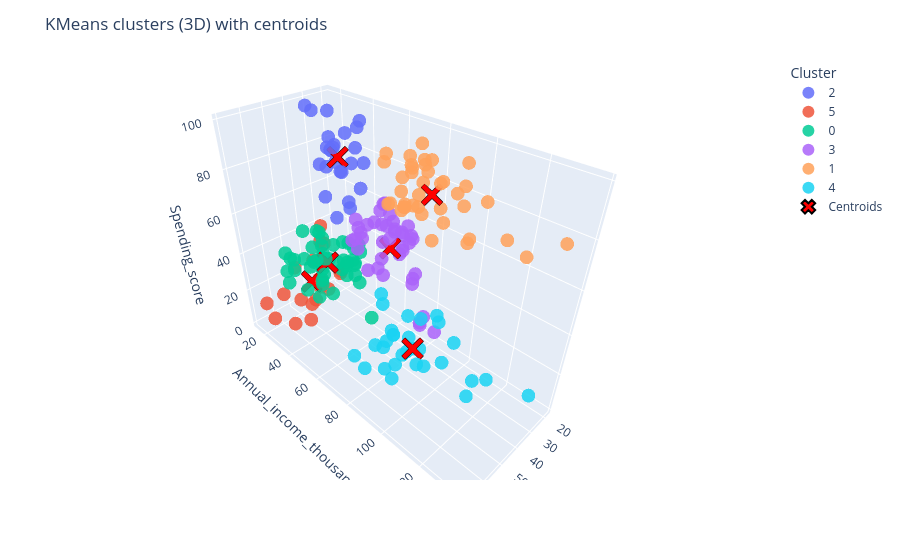

Source (notebook cell):
### Markdown cell above
## 5.3 Plot clusters

### Code cell
import plotly.graph_objects as go
import plotly.express as px

# plot dataframe
plot_df = pd.DataFrame(df_original, columns=FEATURE_COLS).assign(
    cluster=clusters.astype(str)
)

# points
fig = px.scatter_3d(
    plot_df,
    x=FEATURE_COLS[0],
    y=FEATURE_COLS[1],
    z=FEATURE_COLS[2],
    color="cluster",
    opacity=0.85,
)

# centroids
fig.add_trace(go.Scatter3d(
    x=centers[:, 0],
    y=centers[:, 1],
    z=centers[:, 2],
    mode="markers",
    marker=dict(
        size=8,
        symbol="x",
        color="red",
        line=dict(width=2, color="black")
    ),
    name="Centroids"
))

fig.update_layout(
    title="KMeans clusters (3D) with centroids",
    scene=dict(
        xaxis_title=FEATURE_COLS[0],
        yaxis_title=FEATURE_COLS[1],
        zaxis_title=FEATURE_COLS[2],
    ),
    legend=dict(
        title="Cluster",
        itemsizing="constant",
        x=1.15,
        y=1,
        xanchor="left",
        yanchor="top"
    ),
    margin=dict(r=180)
)

fig.show()
fig.write_html(f"{PROJECT_DIR}/reports/figures/KMeans_clusters_3d.html", include_plotlyjs="cdn")

### Figure 1 — Plotly figure (JSON) as saved in the notebook; plotly's stock layout.template omitted (floating-point values rounded to 4 significant figures)
{"data": [{"hovertemplate": "cluster=2<br>Age=%{x}<br>Annual_income_thousands=%{y}<br>Spending_score=%{z}<extra></extra>", "legendgroup": "2", "marker": {"color": "#636efa", "opacity": 0.85, "symbol": "circle"}, "mode": "markers", "name": "2", "scene": "scene", "showlegend": true, "type": "scatter3d", "x": [19, 21, 23, 22, 23, 30, 35, 24, 22, 20, 35, 25, 31, 29, 35, 23, 21, 18, 21, 30, 20, 24, 31, 24, 33], "y": [15, 15, 16, 17, 18, 19, 19, 20, 20, 21, 23, 24, 25, 28, 28, 29, 30, 33, 33, 34, 37, 38, 39, 39, 42], "z": [39, 81, 77, 76, 94, 72, 99, 77, 79, 66, 98, 73, 73, 82, 61, 87, 73, 92, 81, 73, 75, 92, 61, 65, 60]}, {"hovertemplate": "cluster=5<br>Age=%{x}<br>Annual_income_thousands=%{y}<br>Spending_score=%{z}<extra></extra>", "legendgroup": "5", "marker": {"color": "#EF553B", "opacity": 0.85, "symbol": "circle"}, "mode": "markers", "name": "5", "scene": "scene", "showlegend": true, "type": "scatter3d", "x": [20, 31, 35, 64, 67, 58, 37, 35, 52, 35, 46, 54, 45, 40, 60, 53, 49, 42, 36, 48, 49], "y": [16, 17, 18, 19, 19, 20, 20, 21, 23, 24, 25, 28, 28, 29, 30, 33, 33, 34, 37, 39, 39], "z": [6, 40, 6, 3, 14, 15, 13, 35, 29, 35, 5, 14, 32, 31, 4, 4, 14, 17, 26, 36, 28]}, {"hovertemplate": "cluster=0<br>Age=%{x}<br>Annual_income_thousands=%{y}<br>Spending_score=%{z}<extra></extra>", "legendgroup": "0", "marker": {"color": "#00cc96", "opacity": 0.85, "symbol": "circle"}, "mode": "markers", "name": "0", "scene": "scene", "showlegend": true, "type": "scatter3d", "x": [65, 50, 49, 59, 50, 47, 51, 69, 53, 70, 67, 54, 63, 43, 68, 70, 47, 60, 60, 59, 45, 49, 57, 67, 46, 48, 55, 50, 68, 48, 47, 48, 49, 67, 49, 66, 54, 68, 66, 65, 63, 49, 51, 50, 56], "y": [38, 40, 42, 43, 43, 43, 44, 44, 46, 46, 47, 47, 48, 48, 48, 49, 49, 50, 50, 54, 54, 54, 54, 54, 54, 54, 57, 58, 59, 60, 60, 61, 62, 62, 62, 63, 63, 63, 63, 63, 65, 65, 67, 67, 79], "z": [35, 55, 52, 60, 45, 41, 50, 46, 46, 56, 52, 59, 51, 50, 48, 55, 42, 49, 56, 47, 53, 42, 51, 41, 44, 46, 58, 46, 55, 49, 47, 42, 48, 59, 56, 50, 46, 43, 48, 52, 43, 59, 43, 57, 35]}, {"hovertemplate": "cluster=3<br>Age=%{x}<br>Annual_income_thousands=%{y}<br>Spending_score=%{z}<extra></extra>", "legendgroup": "3", "marker": {"color": "#ab63fa", "opacity": 0.85, "symbol": "circle"}, "mode": "markers", "name": "3", "scene": "scene", "showlegend": true, "type": "scatter3d", "x": [27, 29, 31, 31, 27, 19, 18, 19, 32, 26, 40, 23, 38, 21, 22, 34, 18, 40, 32, 24, 27, 20, 23, 26, 21, 19, 38, 19, 18, 19, 27, 38, 40, 23, 25, 20, 19, 28, 25, 19], "y": [40, 40, 40, 43, 46, 46, 48, 48, 48, 54, 54, 54, 54, 54, 57, 58, 59, 60, 60, 60, 60, 61, 62, 62, 62, 63, 64, 64, 65, 65, 67, 67, 69, 70, 72, 73, 74, 76, 77, 81], "z": [47, 42, 42, 54, 51, 55, 59, 59, 47, 54, 48, 52, 55, 57, 55, 60, 41, 40, 42, 52, 50, 49, 41, 55, 42, 54, 42, 46, 48, 50, 56, 40, 58, 29, 34, 5, 10, 40, 12, 5]}, {"hovertemplate": "cluster=1<br>Age=%{x}<br>Annual_income_thousands=%{y}<br>Spending_score=%{z}<extra></extra>", "legendgroup": "1", "marker": {"color": "#FFA15A", "opacity": 0.85, "symbol": "circle"}, "mode": "markers", "name": "1", "scene": "scene", "showlegend": true, "type": "scatter3d", "x": [39, 31, 40, 38, 39, 31, 29, 32, 35, 32, 32, 28, 32, 34, 39, 38, 27, 30, 30, 29, 31, 36, 33, 32, 28, 36, 30, 27, 35, 32, 29, 30, 28, 36, 32, 38, 35, 32, 30], "y": [69, 70, 71, 71, 71, 72, 73, 73, 74, 75, 76, 77, 77, 78, 78, 78, 78, 78, 78, 79, 81, 85, 86, 87, 87, 87, 88, 88, 93, 97, 98, 99, 101, 103, 103, 113, 120, 126, 137], "z": [91, 77, 95, 75, 75, 71, 88, 73, 72, 93, 87, 97, 74, 90, 88, 76, 89, 78, 73, 83, 93, 75, 95, 63, 75, 92, 86, 69, 90, 86, 88, 97, 68, 85, 69, 91, 79, 74, 83]}, {"hovertemplate": "cluster=4<br>Age=%{x}<br>Annual_income_thousands=%{y}<br>Spending_score=%{z}<extra></extra>", "legendgroup": "4", "marker": {"color": "#19d3f3", "opacity": 0.85, "symbol": "circle"}, "mode": "markers", "name": "4", "scene": "scene", "showlegend": true, "type": "scatter3d", "x": [43, 59, 47, 44, 57, 48, 34, 43, 44, 47, 37, 34, 50, 42, 36, 40, 36, 52, 58, 59, 37, 46, 41, 54, 41, 34, 33, 47, 45, 32], "y": [71, 71, 71, 73, 75, 77, 78, 78, 78, 78, 78, 78, 85, 86, 87, 87, 87, 88, 88, 93, 97, 98, 99, 101, 103, 103, 113, 120, 126, 137], "z": [35, 11, 9, 7, 5, 36, 22, 17, 20, 16, 1, 1, 26, 20, 27, 13, 10, 13, 15, 14, 32, 15, 39, 24, 17, 23, 8, 16, 28, 18]}, {"marker": {"color": "red", "line": {"color": "black", "width": 2}, "size": 8, "symbol": "x"}, "mode": "markers", "name": "Centroids", "type": "scatter3d", "x": [56.33, 32.69, 25.56, 26.12, 44.0, 45.52], "y": [54.27, 86.54, 26.48, 59.42, 90.13, 26.29], "z": [49.07, 82.13, 76.24, 44.45, 17.93, 19.38]}], "layout": {"legend": {"itemsizing": "constant", "title": {"text": "Cluster"}, "tracegroupgap": 0, "x": 1.15, "xanchor": "left", "y": 1, "yanchor": "top"}, "margin": {"r": 180, "t": 60}, "scene": {"domain": {"x": [0, 1], "y": [0, 1]}, "xaxis": {"title": {"text": "Age"}}, "yaxis": {"title": {"text": "Annual_income_thousands"}}, "zaxis": {"title": {"text": "Spending_score"}}}, "title": {"text": "KMeans clusters (3D) with centroids"}}}
